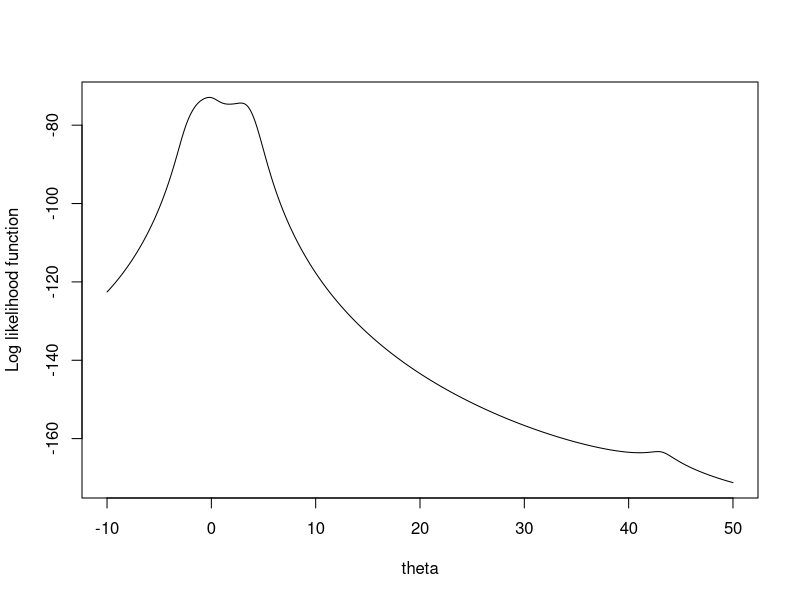

Write R code to recreate this figure.
dat <- c(-13.87,-2.53,-2.44,-2.4,-1.75,
         -1.34,-1.05,-0.23,-0.07,0.27,1.77,
         2.76,3.29,3.47,3.71,3.8,4.24,4.53,
         43.21,56.75)

loglik <- function(theta){
  -length(dat)*log(pi) - sum(log(1+(theta-dat)^2))
}

loglik_deriv1 <- function(theta){
  -2*sum((theta-dat)/(1+(theta-dat)^2))
}

loglik_deriv2 <- function(theta){
  -2*sum((1-(theta-dat)^2)/(1+(theta-dat)^2)^2)
}

plot(seq(-10,50,0.01),sapply(seq(-10,50,0.01),loglik),
     xlab="theta", ylab="Log likelihood function", type="l")

Newton_Raphson <- function(init_theta, thres_error){
  theta_0 <- init_theta
  ratio <- thres_error+1
  while(ratio > thres_error){
    theta_1 <- theta_0 - loglik_deriv1(theta_0)/loglik_deriv2(theta_0)
    ratio <- abs((theta_1-theta_0)/(theta_0+10^(-8)))
    theta_0 <- theta_1
    if(abs(theta_0)>10^(10)) return("Not convergent")
  }
  return(theta_1)
}

Newton_Raphson(11,0.00001)
Newton_Raphson(1,0.00001)
Newton_Raphson(0,0.00001)
Newton_Raphson(1.4,0.00001)
Newton_Raphson(4.1,0.00001)
Newton_Raphson(4.8, 0.00001)
Newton_Raphson(7,0.00001)
Newton_Raphson(8,0.00001)
Newton_Raphson(38,0.00001)

Newton_Scoring <- function(init_theta, thres_error){
  theta_0 <- init_theta
  ratio <- thres_error+1
  while(ratio > thres_error){
    theta_1 <- theta_0 - loglik_deriv1(theta_0)/(length(dat)/2)
    ratio <- abs((theta_1-theta_0)/(theta_0+10^(-8)))
    theta_0 <- theta_1
    if(abs(theta_0)>10^(10)) return("Not convergent")
  }
  Newton_Raphson(theta_1,thres_error)
}

Newton_Scoring(11,0.00001)
Newton_Scoring(1,0.00001)
Newton_Scoring(0,0.00001)
Newton_Scoring(1.4,0.00001)
Newton_Scoring(4.1,0.00001)
Newton_Scoring(4.8, 0.00001)
Newton_Scoring(7,0.00001)
Newton_Scoring(8,0.00001)
Newton_Scoring(38,0.00001)


dat <- data.frame(x=c(0.02,0.06,0.11,0.22,0.56,1.1), 
                  y=c(47/76,97/107,123/139,152/159,191/201,200/207))
1/lm(y~x,data=1/dat)$coefficients[1]
lm(y~x,data=1/dat)$coefficients[2]/lm(y~x,data=1/dat)$coefficients[1]

g <- function(theta){
  sum((dat$y-theta[1]*dat$x/(dat$x+theta[2]))^2)
}

g_deriv1 <- function(theta){
  a1 <- -2*sum((dat$y-theta[1]*dat$x/(dat$x+theta[2]))*dat$x/(dat$x+theta[2]))
  a2 <- 2*sum((dat$y-theta[1]*dat$x/(dat$x+theta[2]))*theta[1]*dat$x/(dat$x+theta[2])^2)
  return(matrix(c(a1,a2),2,1))
}

g_deriv2 <- function(theta){
  a11 <- sum(2*(dat$x/(dat$x+theta[2]))^2)
  a12 <- sum(2*dat$x*dat$y/(dat$x+theta[2])^2-4*theta[1]*dat$x^2/(dat$x+theta[2])^3)
  a22 <- sum(6*dat$x^2*theta[1]^2/(dat$x+theta[2])^4-4*theta[1]*dat$x*dat$y/(dat$x+theta[2])^3)
  return(matrix(c(a11,a12,a12,a22),2,2))
}

Newton_Raphson <- function(init_theta, thres_error){
  theta_old <- matrix(init_theta,2,1)
  ratio <- thres_error + 1 
  while(ratio > thres_error){
    if(min(abs(eigen(g_deriv2(theta_old))$values)) < 10^(-5))
      theta_new <- theta_old - solve(g_deriv2(theta_old)+diag(10^(-5),2))%*% g_deriv1(theta_old)
    else
      theta_new <- theta_old - solve(g_deriv2(theta_old))%*% g_deriv1(theta_old)
    
    ratio <- sum((theta_new - theta_old)^2)/(sum(theta_old^2)+10^(-10))
    theta_old <- theta_new
  }
  return(theta_new)
}

Newton_Raphson(c(0.9991668,0.01178085), 10^(-5))


Steepest_Descent <- function(init_theta, n_iteration, init_alpha){
  theta_old <- matrix(init_theta,2,1)
  alpha <- init_alpha
  iter <- 1
  while(iter<n_iteration){
    theta_new <- theta_old - alpha*g_deriv1(theta_old)
    if(g(theta_new) > g(theta_new)){
      alpha <- alpha/2
    }
    else{
      theta_old <- theta_new
      iter <- iter + 1
    }
  }
  return(theta_old)
}

Steepest_Descent(c(0.9991668,0.01178085),10000,0.0001)



